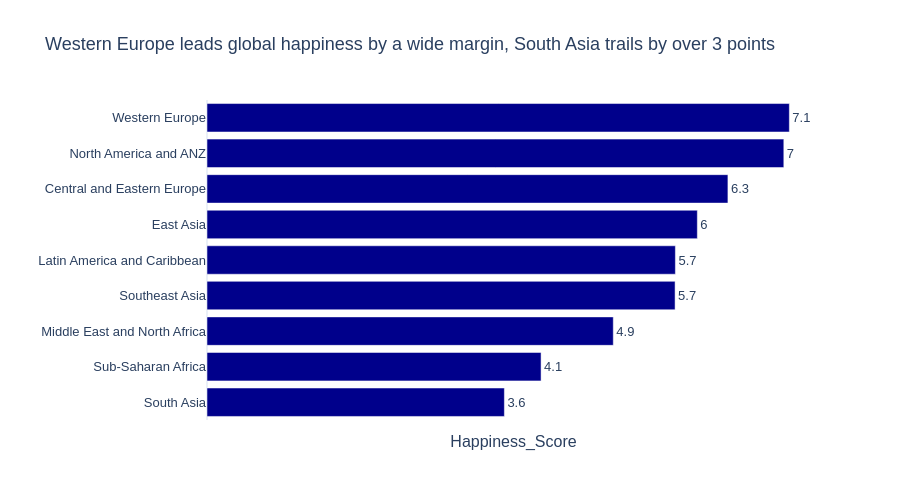

The notebook cell saved with this chart:
### Markdown cell above
---
## Task 1 — Regional Comparison Bar Chart

**What to build:** A horizontal bar chart showing the **average happiness score by region**, sorted from highest to lowest.

**Requirements:**
- Horizontal orientation (category names are long)
- Sorted by score, descending (so the happiest region is at the top)
- Zero baseline on x-axis
- At least one design choice that goes beyond the Plotly default (colour, annotation, labels, etc.)
- An insight title that answers: *which region stands out and why does it matter?*

**Hint:** Use `df.groupby('Region')['Happiness_Score'].mean()` to compute the averages.

### Code cell
# prep data
region_avg = df.groupby('Region')['Happiness_Score'].mean().reset_index().sort_values('Happiness_Score')

# create a plotly express
fig = px.bar(
    data_frame=region_avg,
    x='Happiness_Score', 
    y='Region', orientation='h',
    text=region_avg['Happiness_Score'].round(1), # text over or inside the bars
    title='Western Europe leads global happiness by a wide margin, South Asia trails by over 3 points',
    labels={'Happiness Score': 'Happiness Score (1 - 10)', 'Region': ''},
    template='plotly_white',
    color_discrete_sequence=['darkblue']
)

# add needed customizations

fig.update_traces(
    textposition='outside', # controls where the text on the bars is positioned
)

fig.update_layout(
    xaxis=dict(showgrid=False, showticklabels=False),
    font=dict(family='Arial', size=13),
    height=500
)

fig.show()

### Figure 1 — Plotly figure (JSON) as saved in the notebook; plotly's stock layout.template omitted (floating-point values rounded to 4 significant figures)
{"data": [{"hovertemplate": "Happiness_Score=%{x}<br>=%{y}<br>text=%{text}<extra></extra>", "legendgroup": "", "marker": {"color": "darkblue", "pattern": {"shape": ""}}, "name": "", "orientation": "h", "showlegend": false, "text": [3.6, 4.1, 4.9, 5.7, 5.7, 6.0, 6.3, 7.0, 7.1], "textposition": "outside", "type": "bar", "x": [3.618, 4.065, 4.943, 5.695, 5.699, 5.966, 6.338, 7.018, 7.086], "xaxis": "x", "y": ["South Asia", "Sub-Saharan Africa", "Middle East and North Africa", "Southeast Asia", "Latin America and Caribbean", "East Asia", "Central and Eastern Europe", "North America and ANZ", "Western Europe"], "yaxis": "y"}], "layout": {"barmode": "relative", "font": {"family": "Arial", "size": 13}, "height": 500, "legend": {"tracegroupgap": 0}, "title": {"text": "Western Europe leads global happiness by a wide margin, South Asia trails by over 3 points"}, "xaxis": {"anchor": "y", "domain": [0, 1], "showgrid": false, "showticklabels": false, "title": {"text": "Happiness_Score"}}, "yaxis": {"anchor": "x", "domain": [0, 1], "title": {"text": ""}}}}
